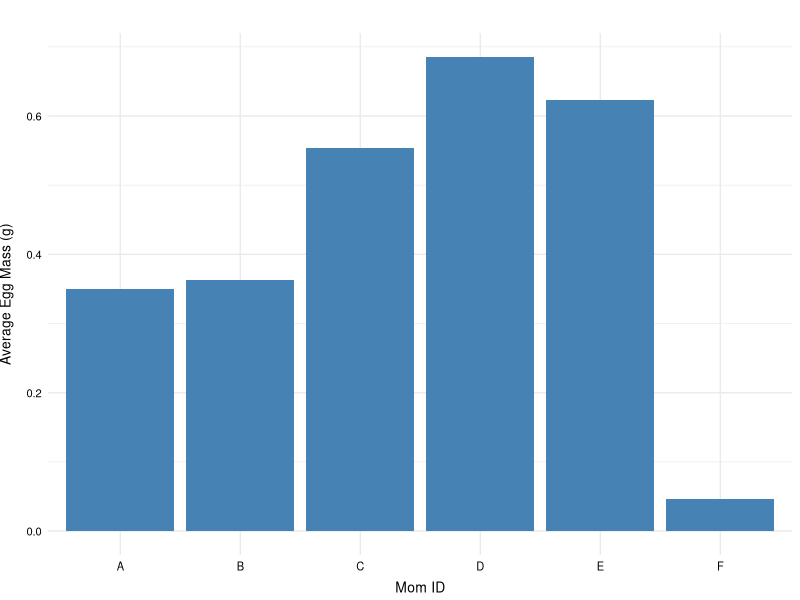
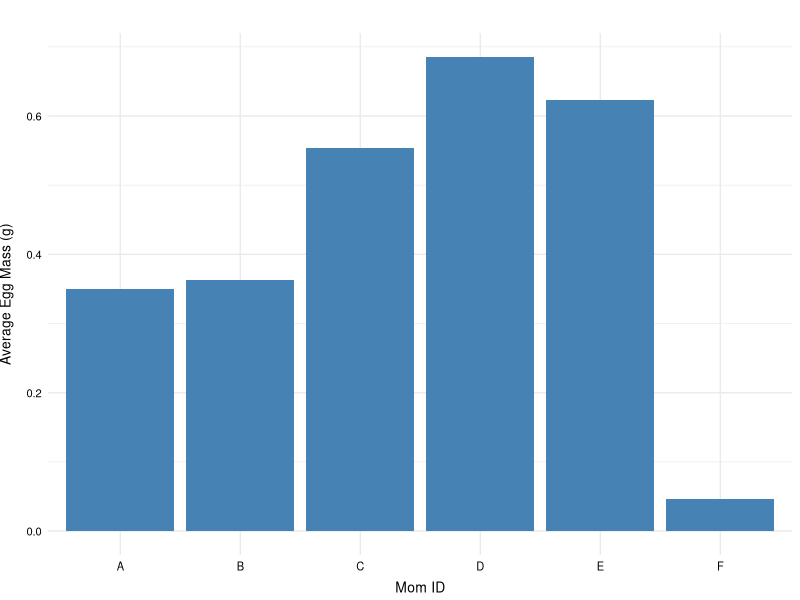
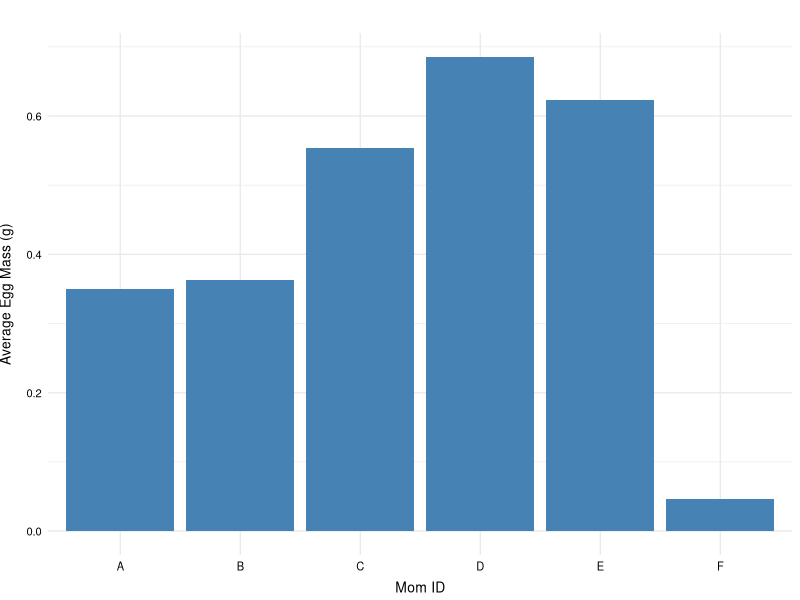
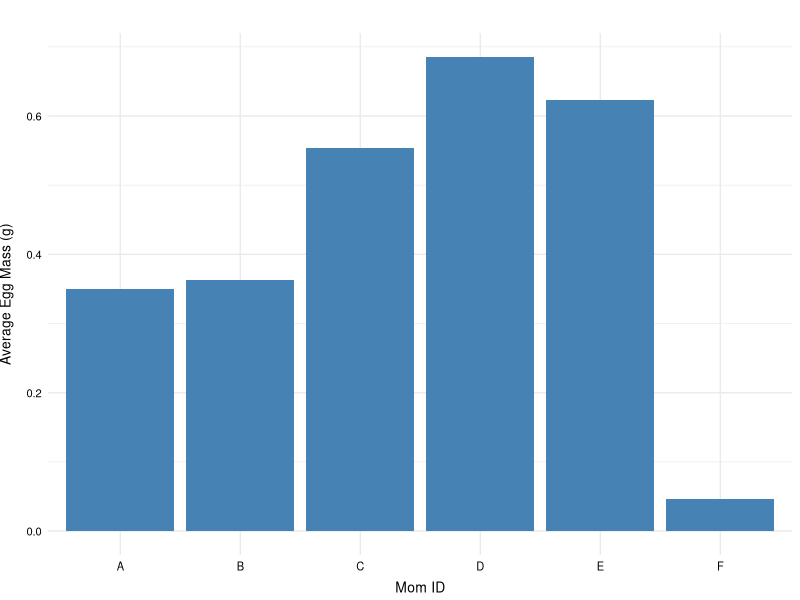
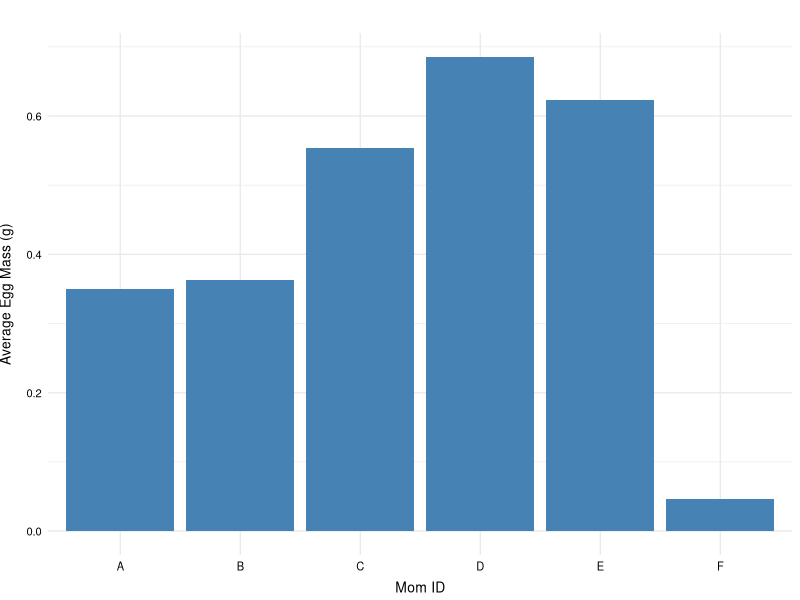
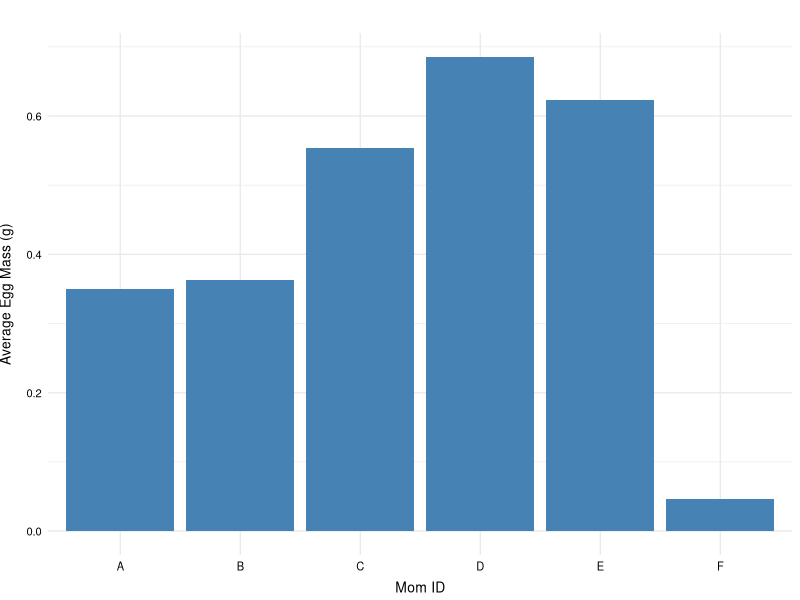

These charts were generated, in order, by the following R code: (Note: this script raises an error after producing the figures.)
# Final Project- Creating a Professional 3-D Figure Using GGplot within R
# Contributors- Tori Coutts, Kaitlyn Murphy, and Megan Roberts

# This script will be used after starting up the R atmosphere in which GGplot will be ran.

# Sets current working directory to where R will be ran and graphs will be saved
#setwd("/Users/Desktop")

# Starting up GGplot
library(ggplot2)
library(lme4)

# Reading the CSV file and making sure R uploaded it correctly
datum=read.csv("Example_Data_Modified.csv")
head (datum)

#Bar graph saved as a Tiff
MomVsEggMass <- ggplot(data=datum,aes(x=MOM,y=AVGEGGMASS)) +
    geom_bar(stat="identity",fill="steelblue") +
    theme_minimal() +
    labs(title="", x="Mom ID", y="Average Egg Mass (g)") +
    theme(axis.title.x = element_text(size=10,vjust=0),
          axis.text.x = element_text(size=8,color="black"),
          axis.title.y = element_text(size=10,vjust=3),
          axis.text.y = element_text(size=8,color="black"))
MomVsEggMass
ggsave(file="MomVsEggMass.tiff")

#Bar graph saved as a PNG
MomVsEggMass <- ggplot(data=datum,aes(x=MOM,y=AVGEGGMASS)) +
    geom_bar(stat="identity",fill="steelblue") +
    theme_minimal() +
    labs(title="", x="Mom ID", y="Average Egg Mass (g)") +
    theme(axis.title.x = element_text(size=10,vjust=0),
          axis.text.x = element_text(size=8,color="black"),
          axis.title.y = element_text(size=10,vjust=3),
          axis.text.y = element_text(size=8,color="black"))
MomVsEggMass
ggsave(file="MomVsEggMass.png")

#Bar graph saved as a JPEG
MomVsEggMass <- ggplot(data=datum,aes(x=MOM,y=AVGEGGMASS)) +
    geom_bar(stat="identity",fill="steelblue") +
    theme_minimal() +
    labs(title="", x="Mom ID", y="Average Egg Mass (g)") +
    theme(axis.title.x = element_text(size=10,vjust=0),
          axis.text.x = element_text(size=8,color="black"),
          axis.title.y = element_text(size=10,vjust=3),
          axis.text.y = element_text(size=8,color="black"))
MomVsEggMass
ggsave(file="MomVsEggMass.jpg")

#Point graph saved as a Tiff
#Begin by running a basic linear mixed-effects model and call on the summary to see the results.
#Here I am analyzing the log of hatchling mass to hatchling snout-vent length (SVL).
  
resultshatchmass=lme(log(MASS)~log(SVL),data=datum,random=~1|MOM,na.action=na.omit)
  
#Next, we need to convert these values into residuals that we can plot. Do this first by creating a new dataset (datum4)
datum4 <- datum[complete.cases(datum[,"MASS"]),]
  
#Next, add a column wihtin the dataset that is the residuals of the linear mixed-effects model. 
datum4$resids <- resid(resultshatchmass)
  
#Check out a very basic boxplot of these data.
plot(resids~EGGMASS,datum4)
  
#Now let's graph this with GGPLOT! I will be making three graphs in one figure. 
  
#Create the varibale that will be section (A) in our figure.
  
bodycondition <- ggplot() +
    geom_point(data=datum4, aes(x=EGGMASS, y=resids), shape=1) +
    geom_smooth(data=datum4, aes(x=EGGMASS, y=resids), method=lm,se=FALSE, color="black") +
    theme_classic() +
    labs(title="", x="Egg mass (g) at oviposition", y="Hatchling body condition") +
    scale_x_continuous(breaks=seq(0.85,1.25,0.05), limits=c(0.85,1.25)) +
    theme(axis.title.x = element_text(size=10,vjust=0),
          axis.text.x  = element_text(size=8,color="black"),
          axis.title.y = element_text(size=10,vjust=3),
          axis.text.y  = element_text(size=8,color="black"))
  
#Now, let's create section (B) for our figure! Again, begin by calling on the tiff function
#Here we are plotting hatchling mass against eff mass
  
hatchlingmass <- ggplot() +
    geom_point(data=datum4, aes(x=EGGMASS, y=MASS), shape=1) +
    geom_smooth(data=datum4, aes(x=EGGMASS, y=MASS), method=lm,se=FALSE, color="black") +
    theme_classic() +
    labs(title="", x="Egg mass (g) at oviposition", y="Hatchling mass (g)") +
    scale_x_continuous(breaks=seq(0.85,1.25,0.05), limits=c(0.85,1.25)) +
    theme(axis.title.x = element_text(size=10,vjust=0),
          axis.text.x  = element_text(size=8,color="black"),
          axis.title.y = element_text(size=10,vjust=3),
          axis.text.y  = element_text(size=8,color="black")) 
  
#Lastly, make section (C) of our figure! This will show hatchling snout-vent length (SVL). 
  
hatchlingsvl <- ggplot() +
    geom_point(data=datum4, aes(x=EGGMASS, y=SVL), shape=1) +
    geom_smooth(data=datum4, aes(x=EGGMASS, y=SVL), method=lm,se=FALSE, color="black") +
    theme_classic() +
    labs(title="", x="Egg mass (g) at oviposition", y="Hatchling SVL (mm)") +
    scale_x_continuous(breaks=seq(0.85,1.25,0.05), limits=c(0.85,1.25)) +
    theme(axis.title.x = element_text(size=10,vjust=0),
          axis.text.x  = element_text(size=8,color="black"),
          axis.title.y = element_text(size=10,vjust=3),
          axis.text.y  = element_text(size=8,color="black")) 
  
#To combine them all to 1 figure, follow this script below.
  
hatchlingmass1 <- arrangeGrob(hatchlingmass, top = textGrob("a)", x = unit(0.10, "npc")
                                                              , y = unit(0, "npc"), just=c("left","top"),
                                                              gp=gpar(col="black", fontsize=15)))
  
hatchlingsvl1 <- arrangeGrob(hatchlingsvl, top = textGrob("b)", x = unit(0.10, "npc")
                                                            , y = unit(0, "npc"), just=c("left","top"),
                                                            gp=gpar(col="black", fontsize=15)))
  
bodycondition1 <- arrangeGrob(bodycondition, top = textGrob("c)", x = unit(0.10, "npc")
                                                              , y   = unit(0, "npc"), just=c("left","top"),
                                                              gp=gpar(col="black", fontsize=15)))
  
tiff("Figure1.tiff", width = 4, height = 6, units = 'in', res = 300)
  
#Arrange them in the figure using this command.
grid.arrange(hatchlingmass1, hatchlingsvl1, bodycondition1, ncol = 1)
  
#Run dev.off, and check out the cool figure in your working directory.
dev.off()

#Point graph saved as a PNG
#Begin by running a basic linear mixed-effects model and call on the summary to see the results.
#Here I am analyzing the log of hatchling mass to hatchling snout-vent length (SVL).
  
resultshatchmass=lme(log(MASS)~log(SVL),data=datum,random=~1|MOM,na.action=na.omit)
  
#Next, we need to convert these values into residuals that we can plot. Do this first by creating a new dataset (datum4)
datum4 <- datum[complete.cases(datum[,"MASS"]),]
  
#Next, add a column wihtin the dataset that is the residuals of the linear mixed-effects model. 
datum4$resids <- resid(resultshatchmass)
  
#Check out a very basic boxplot of these data.
plot(resids~EGGMASS,datum4)
  
#Now let's graph this with GGPLOT! I will be making three graphs in one figure. 
  
#Create the varibale that will be section (A) in our figure.
  
bodycondition <- ggplot() +
    geom_point(data=datum4, aes(x=EGGMASS, y=resids), shape=1) +
    geom_smooth(data=datum4, aes(x=EGGMASS, y=resids), method=lm,se=FALSE, color="black") +
    theme_classic() +
    labs(title="", x="Egg mass (g) at oviposition", y="Hatchling body condition") +
    scale_x_continuous(breaks=seq(0.85,1.25,0.05), limits=c(0.85,1.25)) +
    theme(axis.title.x = element_text(size=10,vjust=0),
          axis.text.x  = element_text(size=8,color="black"),
          axis.title.y = element_text(size=10,vjust=3),
          axis.text.y  = element_text(size=8,color="black"))
  
#Now, let's create section (B) for our figure! Again, begin by calling on the tiff function
#Here we are plotting hatchling mass against eff mass
  
hatchlingmass <- ggplot() +
    geom_point(data=datum4, aes(x=EGGMASS, y=MASS), shape=1) +
    geom_smooth(data=datum4, aes(x=EGGMASS, y=MASS), method=lm,se=FALSE, color="black") +
    theme_classic() +
    labs(title="", x="Egg mass (g) at oviposition", y="Hatchling mass (g)") +
    scale_x_continuous(breaks=seq(0.85,1.25,0.05), limits=c(0.85,1.25)) +
    theme(axis.title.x = element_text(size=10,vjust=0),
          axis.text.x  = element_text(size=8,color="black"),
          axis.title.y = element_text(size=10,vjust=3),
          axis.text.y  = element_text(size=8,color="black")) 
  
#Lastly, make section (C) of our figure! This will show hatchling snout-vent length (SVL). 
  
hatchlingsvl <- ggplot() +
    geom_point(data=datum4, aes(x=EGGMASS, y=SVL), shape=1) +
    geom_smooth(data=datum4, aes(x=EGGMASS, y=SVL), method=lm,se=FALSE, color="black") +
    theme_classic() +
    labs(title="", x="Egg mass (g) at oviposition", y="Hatchling SVL (mm)") +
    scale_x_continuous(breaks=seq(0.85,1.25,0.05), limits=c(0.85,1.25)) +
    theme(axis.title.x = element_text(size=10,vjust=0),
          axis.text.x  = element_text(size=8,color="black"),
          axis.title.y = element_text(size=10,vjust=3),
          axis.text.y  = element_text(size=8,color="black")) 
  
#To combine them all to 1 figure, follow this script below.
  
hatchlingmass1 <- arrangeGrob(hatchlingmass, top = textGrob("a)", x = unit(0.10, "npc")
                                                              , y = unit(0, "npc"), just=c("left","top"),
                                                              gp=gpar(col="black", fontsize=15)))
  
hatchlingsvl1 <- arrangeGrob(hatchlingsvl, top = textGrob("b)", x = unit(0.10, "npc")
                                                            , y = unit(0, "npc"), just=c("left","top"),
                                                            gp=gpar(col="black", fontsize=15)))
  
bodycondition1 <- arrangeGrob(bodycondition, top = textGrob("c)", x = unit(0.10, "npc")
                                                              , y   = unit(0, "npc"), just=c("left","top"),
                                                              gp=gpar(col="black", fontsize=15)))
  
png("Figure1.png", width = 4, height = 6, units = 'in', res = 300)
  
#Arrange them in the figure using this command.
grid.arrange(hatchlingmass1, hatchlingsvl1, bodycondition1, ncol = 1)
  
#Run dev.off, and check out the cool figure in your working directory.
dev.off()

#Point graph saved as a JPEG
#Begin by running a basic linear mixed-effects model and call on the summary to see the results.
#Here I am analyzing the log of hatchling mass to hatchling snout-vent length (SVL).
  
resultshatchmass=lme(log(MASS)~log(SVL),data=datum,random=~1|MOM,na.action=na.omit)
  
#Next, we need to convert these values into residuals that we can plot. Do this first by creating a new dataset (datum4)
datum4 <- datum[complete.cases(datum[,"MASS"]),]
  
#Next, add a column wihtin the dataset that is the residuals of the linear mixed-effects model. 
datum4$resids <- resid(resultshatchmass)
  
#Check out a very basic boxplot of these data.
plot(resids~EGGMASS,datum4)
  
#Now let's graph this with GGPLOT! I will be making three graphs in one figure. 
  
#Create the varibale that will be section (A) in our figure.
  
bodycondition <- ggplot() +
    geom_point(data=datum4, aes(x=EGGMASS, y=resids), shape=1) +
    geom_smooth(data=datum4, aes(x=EGGMASS, y=resids), method=lm,se=FALSE, color="black") +
    theme_classic() +
    labs(title="", x="Egg mass (g) at oviposition", y="Hatchling body condition") +
    scale_x_continuous(breaks=seq(0.85,1.25,0.05), limits=c(0.85,1.25)) +
    theme(axis.title.x = element_text(size=10,vjust=0),
          axis.text.x  = element_text(size=8,color="black"),
          axis.title.y = element_text(size=10,vjust=3),
          axis.text.y  = element_text(size=8,color="black"))
  
#Now, let's create section (B) for our figure! Again, begin by calling on the tiff function
#Here we are plotting hatchling mass against eff mass
  
hatchlingmass <- ggplot() +
    geom_point(data=datum4, aes(x=EGGMASS, y=MASS), shape=1) +
    geom_smooth(data=datum4, aes(x=EGGMASS, y=MASS), method=lm,se=FALSE, color="black") +
    theme_classic() +
    labs(title="", x="Egg mass (g) at oviposition", y="Hatchling mass (g)") +
    scale_x_continuous(breaks=seq(0.85,1.25,0.05), limits=c(0.85,1.25)) +
    theme(axis.title.x = element_text(size=10,vjust=0),
          axis.text.x  = element_text(size=8,color="black"),
          axis.title.y = element_text(size=10,vjust=3),
          axis.text.y  = element_text(size=8,color="black")) 
  
#Lastly, make section (C) of our figure! This will show hatchling snout-vent length (SVL). 
  
hatchlingsvl <- ggplot() +
    geom_point(data=datum4, aes(x=EGGMASS, y=SVL), shape=1) +
    geom_smooth(data=datum4, aes(x=EGGMASS, y=SVL), method=lm,se=FALSE, color="black") +
    theme_classic() +
    labs(title="", x="Egg mass (g) at oviposition", y="Hatchling SVL (mm)") +
    scale_x_continuous(breaks=seq(0.85,1.25,0.05), limits=c(0.85,1.25)) +
    theme(axis.title.x = element_text(size=10,vjust=0),
          axis.text.x  = element_text(size=8,color="black"),
          axis.title.y = element_text(size=10,vjust=3),
          axis.text.y  = element_text(size=8,color="black")) 
  
#To combine them all to 1 figure, follow this script below.
  
hatchlingmass1 <- arrangeGrob(hatchlingmass, top = textGrob("a)", x = unit(0.10, "npc")
                                                              , y = unit(0, "npc"), just=c("left","top"),
                                                              gp=gpar(col="black", fontsize=15)))
  
hatchlingsvl1 <- arrangeGrob(hatchlingsvl, top = textGrob("b)", x = unit(0.10, "npc")
                                                            , y = unit(0, "npc"), just=c("left","top"),
                                                            gp=gpar(col="black", fontsize=15)))
  
bodycondition1 <- arrangeGrob(bodycondition, top = textGrob("c)", x = unit(0.10, "npc")
                                                              , y   = unit(0, "npc"), just=c("left","top"),
                                                              gp=gpar(col="black", fontsize=15)))
  
jpeg("Figure1.jpeg", width = 4, height = 6, units = 'in', res = 300)
  
#Arrange them in the figure using this command.
grid.arrange(hatchlingmass1, hatchlingsvl1, bodycondition1, ncol = 1)
  
#Run dev.off, and check out the cool figure in your working directory.
dev.off()

#Line graph with tiff output
Line_Graph <- ggplot(data=datum,aes(x=EGGMASS,y=SVL)) +
    geom_line(stat="identity") +
    theme_minimal() +
    labs(title="",x="Egg mass (g) at oviposition", y="Hatchling SVL (mm)") +
    scale_x_continuous(breaks=seq(0.85,1.25,0.05), limits=c(0.85,1.0)) +
    theme(axis.title.x = element_text(size=10,vjust=0),
    axis.title.x = element_text(size=8,color="black"),
    axis.title.y = element_text(size=10,vjust=3),
    axis.title.y = element_text(size=8,color="black"))
Line_Graph
ggsave(file="Line_Graph.tiff")

#Line graph with png output
Line_Graph <- ggplot(data=datum,aes(x=EGGMASS,y=SVL)) +
    geom_line(stat="identity") +
    theme_minimal() +
    labs(title="",x="Egg mass (g) at oviposition", y="Hatchling SVL (mm)") +
    scale_x_continuous(breaks=seq(0.85,1.25,0.05), limits=c(0.85,1.0)) +
    theme(axis.title.x = element_text(size=10,vjust=0),
    axis.title.x = element_text(size=8,color="black"),
    axis.title.y = element_text(size=10,vjust=3),
    axis.title.y = element_text(size=8,color="black"))
Line_Graph
ggsave(file="Line_Graph.png")

#Line graph with jpeg output
Line_Graph <- ggplot(data=datum,aes(x=EGGMASS,y=SVL)) +
    geom_line(stat="identity") +
    theme_minimal() +
    labs(title="",x="Egg mass (g) at oviposition", y="Hatchling SVL (mm)") +
    scale_x_continuous(breaks=seq(0.85,1.25,0.05), limits=c(0.85,1.0)) +
    theme(axis.title.x = element_text(size=10,vjust=0),
    axis.title.x = element_text(size=8,color="black"),
    axis.title.y = element_text(size=10,vjust=3),
    axis.title.y = element_text(size=8,color="black"))
Line_Graph
ggsave(file="Line_Graph.jpeg")
